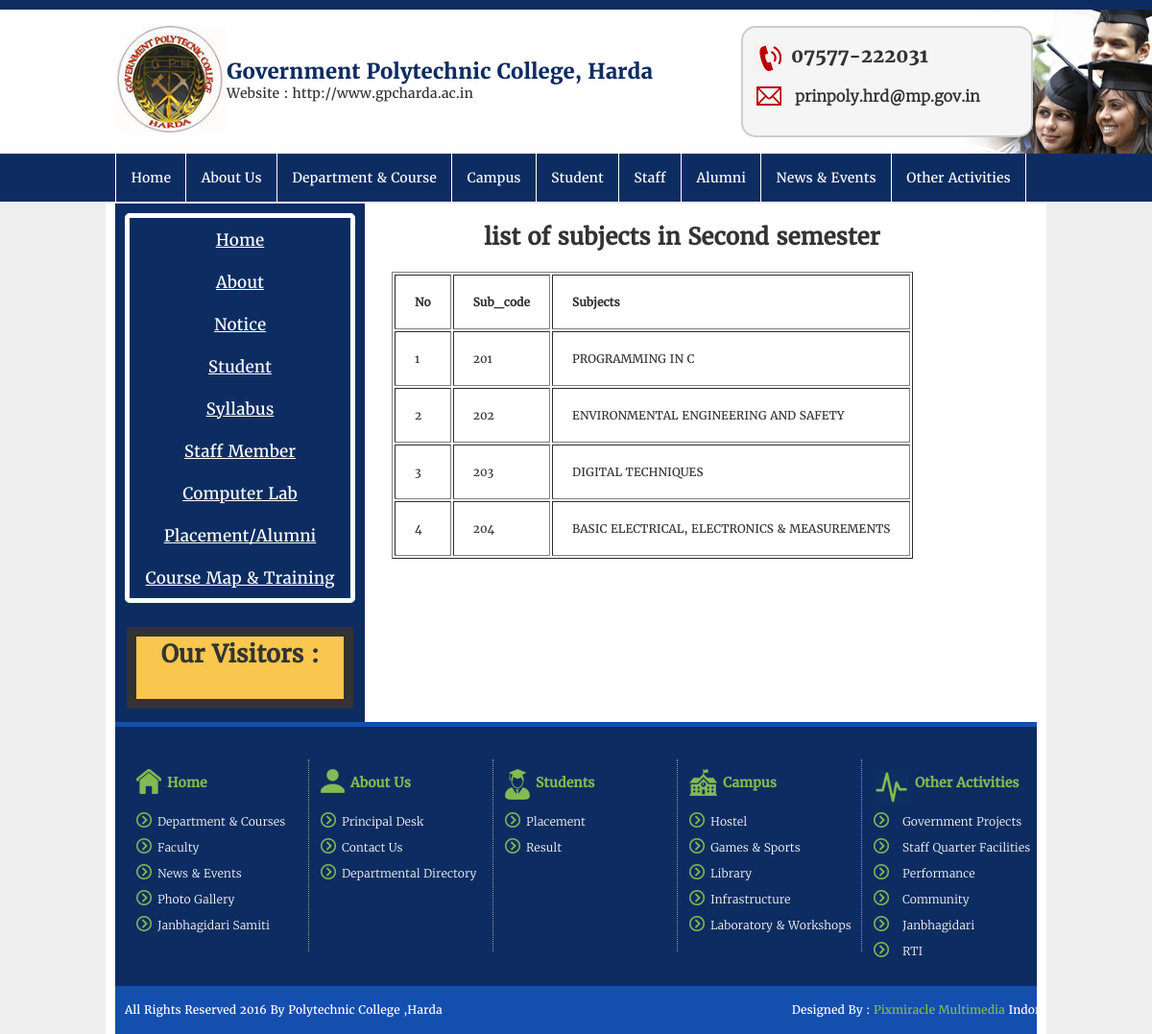
The page /Second_sem_course.php on the database its author committed.
### tables this page shows
CREATE TABLE `second_sem` (
  `Sub_code` int(10) NOT NULL,
  `Subjects` mediumtext NOT NULL
);

### Second_sem_course.php (the view, shortened to what this page needs)
<?php
include_once("header.php");
include_once("content_left.php");
?>
<html>
    <head>
    </head>
    <body>
        <h1 class="cse">list of subjects in Second semester</h1>
<?php
include('connect.php');
$result = $mysqli->query("SELECT * FROM second_sem ORDER BY Sub_code ASC ");
if ($result)
{
	if ($result->num_rows > 0)
	{
	echo "<table border='1' cellpadding='20'>";
	echo "<tr><th>No</th><TH>Sub_code</th><th>Subjects</th></tr>";
        $i=0;
		while ($row = $result->fetch_object())
		{
                    $i++;
		echo "<tr>";
		echo "<td>" . $i . "</td>";
                echo "<td>" . $row->Sub_code . "</td>";
		echo "<td>" . $row->Subjects . "</td>";
		echo "</tr>";
		}
	echo "</table>";
	}
	else
	{
	echo "No results to display!";
	}
}
else
{
echo "Error: " . $mysqli->error;
}
?>
     </body>
</html>
<?php
include_once("footer.php");
?>

### fcs.css (style rules this page uses)
body, h1, h2, h3, h4, h5, h6,ul, li { margin: 0px; padding: 0px; box-sizing: border-box; }
body { border-top: 10px solid #0d2d62; color: #333333; font-family: regular; font-size: 12px; }

### Second_sem_course.php (style rules this page uses)
.cse { padding:2% 4%; text-align: center; margin: 2px 1px; }
table { margin-left:30%; }

### rows shown on the page
second_sem: Sub_code "201", Subjects "PROGRAMMING IN C"
second_sem: Sub_code "202", Subjects "ENVIRONMENTAL ENGINEERING AND SAFETY"
second_sem: Sub_code "203", Subjects "DIGITAL TECHNIQUES"
second_sem: Sub_code "204", Subjects "BASIC ELECTRICAL, ELECTRONICS & MEASUREMENTS"
